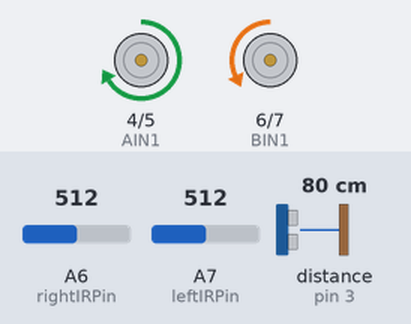
A sketch run on a simulated Arduino Nano, built with avr-gcc and run on an emulated ATmega328P. Shown: motor-driver pin pairs drawn as motors (green arrow = first pin HIGH = forward, orange = second pin HIGH = backward, longer = more drive, scaled by the enable pin). Wiring (inferred from the names in the program): ultrasonic range finder: trigger pin 2; echo pin 3. Inputs (shaded band) come from the test bench; at power-on: distance to the obstacle (sensor on pin 3) 80 cm, A6 (rightIRPin) = 512, A7 (leftIRPin) = 512. The echo pulse lasts 58.3 µs per cm.

Above: at 4.7 s.
4.8 s: distance to the obstacle (sensor on pin 3) set to 65 cm
6.3 s: distance to the obstacle (sensor on pin 3) set to 57 cm
At 7.5 s:
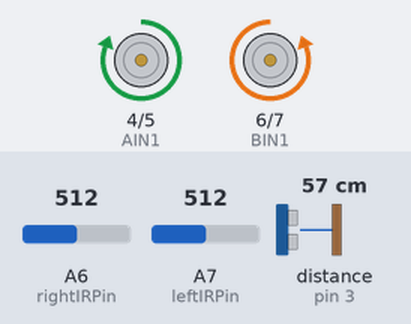
7.8 s: distance to the obstacle (sensor on pin 3) set to 120 cm
At 8.7 s:
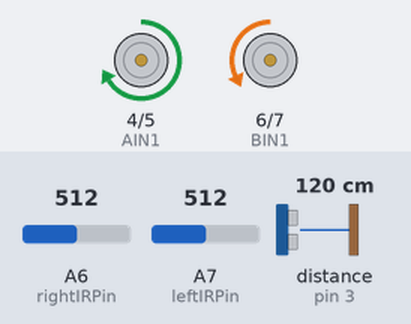
9.3 s: A6 (rightIRPin) set to 365
10.8 s: A6 (rightIRPin) set to 337
At 12.0 s:
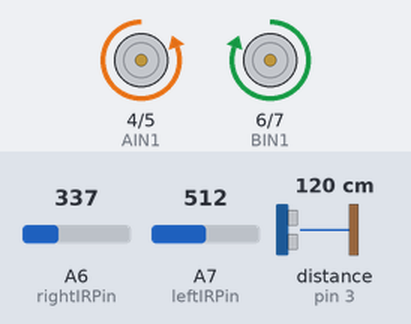
12.3 s: A6 (rightIRPin) set to 510
At 12.8 s:
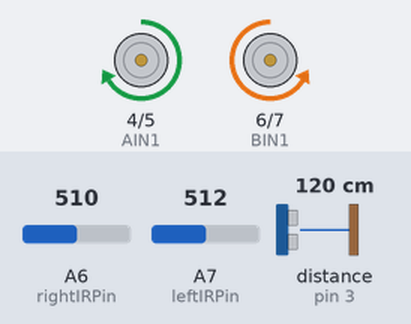
Timing chart, 0 to 14.8 s (numbered marks = the images above; inputs shaded):
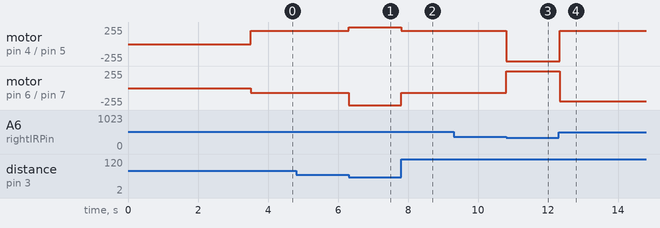

The sketch:

Competition.ino
```cpp
// Edge Sensors
#define leftIRPin A7   // They use analog pins.
#define rightIRPin A6  //

// Ultrasonic Sensors
#define triggerPin 2   // Trigger uses digital pin.
#define echoPin 3     // Echo uses digital pin.

// Motors - Updated configuration
#define AIN1 4       // Left motor direction pin 1
#define AIN2 5       // Left motor direction pin 2
#define PWMA 9      // Left motor PWM pin
#define BIN1 6       // Right motor direction pin 1
#define BIN2 7      // Right motor direction pin 2
#define PWMB 10     // Right motor PWM pin

// Other constants
#define INITIAL_DELAY 3500       // Milliseconds. Standard delay for matches.
#define MAX_PULSE_DURATION 5600  // Microseconds.
#define SOUND_SPEED 0.0343       // Cm per microsecond.
#define COLOUR_THRESHOLD 350    // Threshold between white and black.

#define FORWARD 1                // Moving forward.
#define BACKWARDS 0              // Moving backward.
#define CLOCKWISE 1              // For spinning: clockwise.
#define COUNTERCLOCKWISE 0       // For spinning: counterclockwise.
int standardRotation = CLOCKWISE;  // Set based on opponent behavior.

// Variables for IR sensors
const byte IRArraySize = 2;
int leftIRArray[IRArraySize];
int rightIRArray[IRArraySize];
float leftIRAverage = 0;
float rightIRAverage = 0;

// Variables for ultrasonic sensor
const byte USArraySize = 2;
float USArray[USArraySize];
float USValuesSum = 0;

byte i = 0;  // Index for IR arrays.
byte j = 0;  // Index for US array.

void setup() {
  // Start initial delay countdown.
  long matchStart = millis();

  // Populate IR sensor arrays and calculate initial averages.
  for (byte k = 0; k < IRArraySize; k++) {
    leftIRArray[k] = analogRead(leftIRPin);
    rightIRArray[k] = analogRead(rightIRPin);
    leftIRAverage += leftIRArray[k];
    rightIRAverage += rightIRArray[k];
  }
  leftIRAverage /= IRArraySize;
  rightIRAverage /= IRArraySize;

  // Setup Ultrasonic sensor pins.
  pinMode(triggerPin, OUTPUT);
  pinMode(echoPin, INPUT);
  // Populate US array.
  for (byte k = 0; k < USArraySize; k++) {
    USArray[k] = getOppDistance();
    USValuesSum += USArray[k];
  }

  // Setup Motor pins (new configuration).
  pinMode(AIN1, OUTPUT);
  pinMode(AIN2, OUTPUT);
  pinMode(PWMA, OUTPUT);
  pinMode(BIN1, OUTPUT);
  pinMode(BIN2, OUTPUT);
  pinMode(PWMB, OUTPUT);

  // Wait for match start.
  while (millis() - matchStart <= INITIAL_DELAY) {
    // do nothing
  }

  // First moves – uncomment one of these if needed.
  // attackFromSide();
  // blindAttack();
  // extraDelay(1000);
}

void loop() {
  if (oppFound()) {
    attack();
  } else if (leftIROnEdge()) {
    // 1. Reverse to kill forward momentum and clear the front edge
    reverse();
    delay(500);

    // 2. Spin sharply away to stop backward travel and face the arena

    // 3. Set standard rotation for the search phase
    standardRotation = CLOCKWISE;

  } else if (rightIROnEdge()) {
    // 1. Reverse to kill forward momentum and clear the front edge
    reverse();
    delay(500);

    // 2. Spin sharply away to stop backward travel and face the arena


    // 3. Set standard rotation
    standardRotation = COUNTERCLOCKWISE;

  } else {
    revolutionSearch(200, 70);
  }
  updateIRValues();
}

// ---------- Movement Methods ----------

// Moves forward using the new motor configuration.
void attack() {
  // New forward configuration:
  // Left: AIN1 HIGH, AIN2 LOW; Right: BIN1 LOW, BIN2 HIGH.
  move(FORWARD, 255, 255);
}

// Moves backward using the new motor configuration.
void reverse() {
  // New backward configuration:
  // Left: AIN1 LOW, AIN2 HIGH; Right: BIN1 HIGH, BIN2 LOW.
  move(BACKWARDS, 255, 255);
}

// Stops the robot.
void stopBot() {
  move(FORWARD, 0, 0);
}

// Performs a revolution search.
void revolutionSearch(int highSpeed, int lowSpeed) {
  if (standardRotation == CLOCKWISE) {
    move(FORWARD, highSpeed, lowSpeed);
  } else {
    move(FORWARD, lowSpeed, highSpeed);
  }
}

// Spins in place to search for the opponent.
void spinSearch(int spinSpeed) {
  spin(standardRotation, spinSpeed);
}

// Moves the robot in the specified direction with given speeds.
void move(int direction, int leftSpeed, int rightSpeed) {
  setMotors(direction);
  analogWrite(PWMA, leftSpeed);
  analogWrite(PWMB, rightSpeed);
}

// Spins the robot in place.
void spin(int rotationDirection, int speed) {
  setMotorsSpin(rotationDirection);
  analogWrite(PWMA, speed);
  analogWrite(PWMB, speed);
}

// Sets motor directions for forward or backward motion.
void setMotors(int direction) {
  if (direction == FORWARD) {
    digitalWrite(AIN1, HIGH);
    digitalWrite(AIN2, LOW);
    digitalWrite(BIN1, LOW);
    digitalWrite(BIN2, HIGH);
  } else { // BACKWARDS
    digitalWrite(AIN1, LOW);
    digitalWrite(AIN2, HIGH);
    digitalWrite(BIN1, HIGH);
    digitalWrite(BIN2, LOW);
  }
}

// Sets motor directions for spinning.
void setMotorsSpin(int rotationDirection) {
  if (rotationDirection == CLOCKWISE) {
    // Clockwise spin: left motor forward, right motor backward.
    digitalWrite(AIN1, HIGH);
    digitalWrite(AIN2, LOW);
    digitalWrite(BIN1, HIGH);
    digitalWrite(BIN2, LOW);
  } else {
    // Counterclockwise spin: left motor backward, right motor forward.
    digitalWrite(AIN1, LOW);
    digitalWrite(AIN2, HIGH);
    digitalWrite(BIN1, LOW);
    digitalWrite(BIN2, HIGH);
  }
}

// ---------- Sensor Methods ----------

// Returns true if an object is detected within ~45 cm.
bool oppFound() {
  updateUSValues();

  // Calculate the actual average distance in cm
  float averageDistance = USValuesSum / USArraySize;

  // Check if the object is closer than 60cm, but greater than 0.1cm (to filter out noise/glitches)
  return (averageDistance > 0.1 && averageDistance < 60.0);
}

// Returns true if the left IR sensor detects an edge.
bool leftIROnEdge() {
  return leftIRAverage < COLOUR_THRESHOLD;
}

// Returns true if the right IR sensor detects an edge.
bool rightIROnEdge() {
  return rightIRAverage < COLOUR_THRESHOLD;
}

// Updates the sum of ultrasonic distance values.
void updateUSValues() {
  j = j % USArraySize;
  USValuesSum -= USArray[j];
  USArray[j] = getOppDistance();
  USValuesSum += USArray[j];
  j++;
}

// Updates the averages for the IR sensors.
void updateIRValues() {
  i = i % IRArraySize;

  leftIRAverage -= leftIRArray[i] / (float)IRArraySize;
  leftIRArray[i] = analogRead(leftIRPin);
  leftIRAverage += leftIRArray[i] / (float)IRArraySize;

  rightIRAverage -= rightIRArray[i] / (float)IRArraySize;
  rightIRArray[i] = analogRead(rightIRPin);
  rightIRAverage += rightIRArray[i] / (float)IRArraySize;

  i++;
}

// Returns the distance in centimeters from the ultrasonic sensor.
float getOppDistance() {
  unsigned long pulseDuration;
  float distance;
  digitalWrite(triggerPin, HIGH);
  delayMicroseconds(10);
  digitalWrite(triggerPin, LOW);
  pulseDuration = pulseIn(echoPin, HIGH, MAX_PULSE_DURATION);
  distance = pulseDuration * SOUND_SPEED * 0.5;
  return distance;
}

// ---------- Additional Movement Methods ----------

// Turns the bot to one side then reverses before attacking from the opposite side.
void attackFromSide() {
  standardRotation = !standardRotation;
  while (oppFound()) {
    revolutionSearch(255, 0);
  }
  standardRotation = !standardRotation;
  move(FORWARD, 255, 255);
  long timer = millis();
  while (!oppFound() && (millis() - timer < 300)) {
    // Do nothing
  }
  timer = millis();
  spinSearch(255);
  while (!oppFound() && (millis() - timer < 500)) {
    // Do nothing
  }
}

// Continuously attacks (use with caution).
void blindAttack() {
  while (true) {
    attack();
  }
}

// Extra delay before executing further moves.
void extraDelay(int delayAmount) {
  delay(delayAmount);
}
```

Measured:
- the behaviour switches between 61 and 60 cm on distance to the obstacle (sensor on pin 3) (found by bisection; images 0 and 1)
- the behaviour switches between 350 and 349 on A6 (rightIRPin) (found by bisection; images 2 and 3)
- after the input at 4.8 s, every drawn part: stays the same
- after the input at 6.3 s, motor on pin 4 (AIN1) / pin 5 (AIN2): forward 200/255 → forward 255/255 at once; motor on pin 6 (BIN1) / pin 7 (BIN2): backward 70/255 → backward 255/255 at once
- after the input at 7.8 s, motor on pin 4 (AIN1) / pin 5 (AIN2): forward 255/255 → forward 200/255 at once; motor on pin 6 (BIN1) / pin 7 (BIN2): backward 255/255 → backward 70/255 at once
- after the input at 9.3 s, every drawn part: stays the same
- after the input at 10.8 s, motor on pin 4 (AIN1) / pin 5 (AIN2): forward 200/255 → backward 255/255 at once; motor on pin 6 (BIN1) / pin 7 (BIN2): backward 70/255 → forward 255/255 at once
- after the input at 12.3 s, motor on pin 4 (AIN1) / pin 5 (AIN2): backward 255/255 → forward 200/255 at once; motor on pin 6 (BIN1) / pin 7 (BIN2): forward 255/255 → backward 200/255 at once
